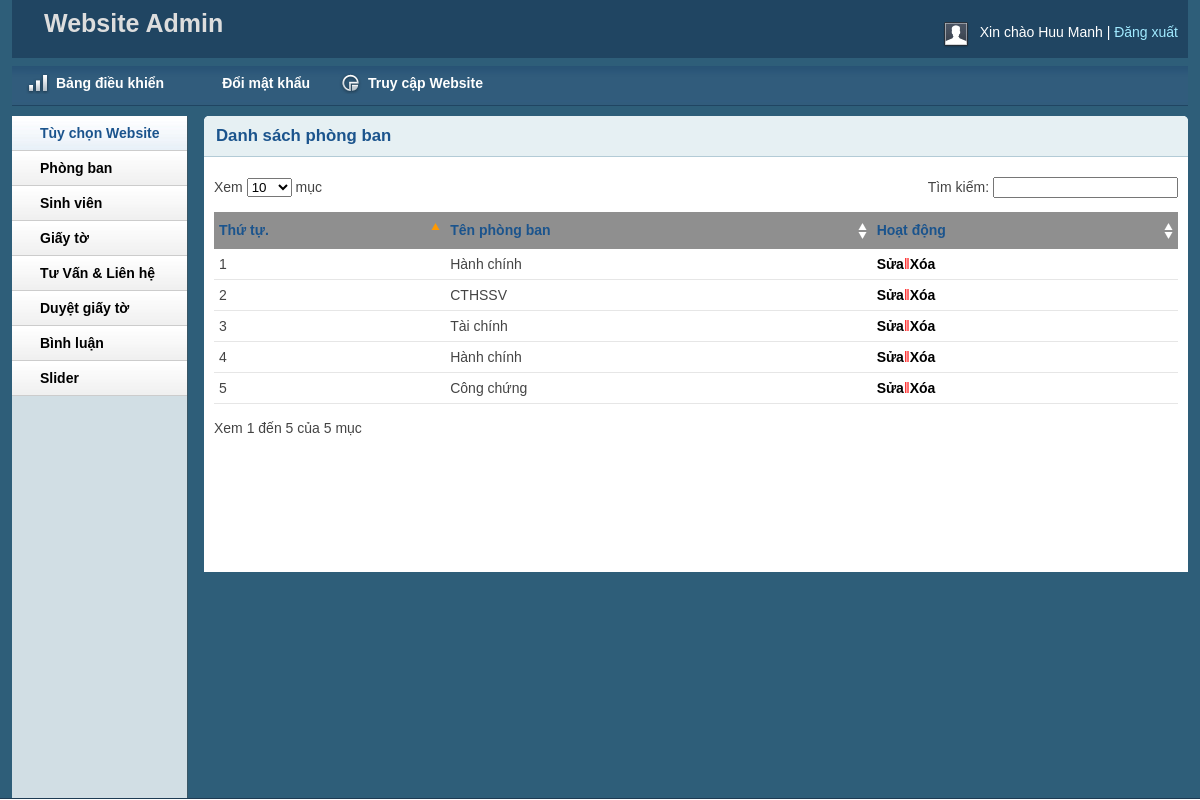
Screenshot of /admin/departmentlist.php (signed in) with the database file from the repository.
### tables this page shows
CREATE TABLE IF NOT EXISTS `tbl_department` (
`departmentId` int(11) NOT NULL,
  `departmentName` varchar(255) NOT NULL
);

### lib/database.php (called while the page is built, shortened)
<?php
Class Database{
   public $host   = DB_HOST;
   public $user   = DB_USER;
   public $pass   = DB_PASS;
   public $dbname = DB_NAME;
   public $link;
private function connectDB(){
   $this->link = new mysqli($this->host, $this->user, $this->pass,
    $this->dbname);
 }
public function select($query){
  $result = $this->link->query($query) or
   die($this->link->error.__LINE__);
  if($result->num_rows > 0){
    return $result;
  } else {
    return false;
  }
 }
}

### classes/department.php (called while the page is built, shortened)
<?php
	$filepath = realpath(dirname(__FILE__));
	include_once ($filepath.'/../lib/database.php');
?>
<?php
	class department
	{
		private $db;
		public function __construct()
		{
			$this->db = new Database();
		}
		public function show_department(){
			$query = "SELECT * FROM tbl_department order by departmentId desc";
			$result = $this->db->select($query);
			return $result;
		}
	}
?>

### admin/departmentlist.php (the view, shortened to what this page needs)
<?php include 'inc/header.php';?>
<?php include 'inc/sidebar.php';?>
<?php
	include ('../classes/department.php');
    $depart = new department();
?>
        <div class="grid_10">
            <div class="box round first grid">
                <h2>Danh sách phòng ban</h2>
                <div class="block">
                    <table class="data display datatable" id="example">
					<thead>
							<th style="color:#1B548D;">Thứ tự.</th>
							<th style="color:#1B548D;">Tên phòng ban</th>
							<th style="color:#1B548D;">Hoạt động</th>
					</thead>
					<tbody>
						<?php
						$show_depart = $depart->show_department();
						if($show_depart){
							$i = 0;
							while ($result = $show_depart->fetch_assoc()) {
								$i++;
						?>
						<tr class="odd gradeX">
							<td><?php echo $i; ?></td>
							<td><?php echo $result['departmentName'] ?></td>
							<td><a href="departmentedit.php?departmentId=<?php echo $result['departmentId'] ?>">Sửa</a><span style="color: red;">&#8214;</span><a onclick = "return confirm('Bạn có muốn xóa?')" href="?delid=<?php echo $result['departmentId'] ?>">Xóa</a></td>
						</tr>
						<?php
						}
							}
						?>
					</tbody>
				</table>
               </div>
            </div>
        </div>
<?php include 'inc/footer.php';?>

### admin/css/text.css (style rules this page uses)
body { font: 13px/1.5 Tahoma, Helvetica, Arial, 'Liberation Sans', FreeSans, sans-serif; }
h2 { font-size: 23px; }
p, dl, hr, h1, h2, h3, h4, h5, h6, ol, ul, pre, table, address, fieldset { margin-bottom: 20px; }

### admin/css/grid.css (style rules this page uses)
.grid_1, .grid_2, .grid_3, .grid_4, .grid_5, .grid_6, .grid_7, .grid_8, .grid_9, .grid_10, .grid_11, .grid_12, .grid_13, .grid_14, .grid_15, .grid_16 { display: inline; float: left; margin-left: 1%; margin-right: 1%; }
.container_12 .grid_10 { width: 81.333%; }

### admin/css/layout.css (style rules this page uses)
body { background: #fff none repeat scroll 0 0; color: #444; font-size: 14px; padding: 0; }
a { color: #000; font-weight:bold; text-decoration: none; }
h1, h2, h3, h4, h5, h6 { line-height:1.2em; margin-bottom:.3em; }
h2 { margin-top:1em; }
.box { background:#fff; margin-bottom:20px; padding:10px 10px 10px 10px; margin-left:-8px; }
.box.grid { padding-bottom:40px; }
.box.round { -moz-border-radius: 5px 5px 0px 0px; -webkit-border-radius: 5px 5px 0px 0px; border-radius: 5px 5px 0px 0px; }
.box h2 { font-size:1.2em; font-weight:bold; color:#1B548D; background:#E6F0F3; margin:-10px -10px 0 -10px; padding:10px 12px; border-bottom:1px solid #B3CBD6; -moz-border-radius: 5px 5px 0px 0px; -webkit-border-radius: 5px 5px 0px 0px; border-radius: 5px 5px 0px 0px; }
.box.first { min-height: 406px; }
.block { padding-top:20px; }
.block { padding-bottom:1px; }
table.display { margin: 0 auto; clear: both; width: 100%; }
.sorting_asc { background: #8f8f8f url(../img/table/sort_asc.png) no-repeat center right; padding:8px 5px; text-align:left; color:#fff; }
.sorting { background:#8f8f8f url(../img/table/sort_both.png) no-repeat center right; padding:8px 5px; text-align:left; color:#fff; }
tr.odd { height: 30px; line-height: 30px; border-bottom:1px solid #e6e6e6; }
tr.even { height: 30px; line-height: 30px; border-bottom:1px solid #e6e6e6; }
tr.odd td, tr.even td { padding-left:5px; }

### rows the page displays
tbl_department: departmentName "Hành chính"
tbl_department: departmentName "CTHSSV"
tbl_department: departmentName "Tài chính"
tbl_department: departmentName "Hành chính"
tbl_department: departmentName "Công chứng"

### other values shown
Session::get('adminName') "Huu Manh"
